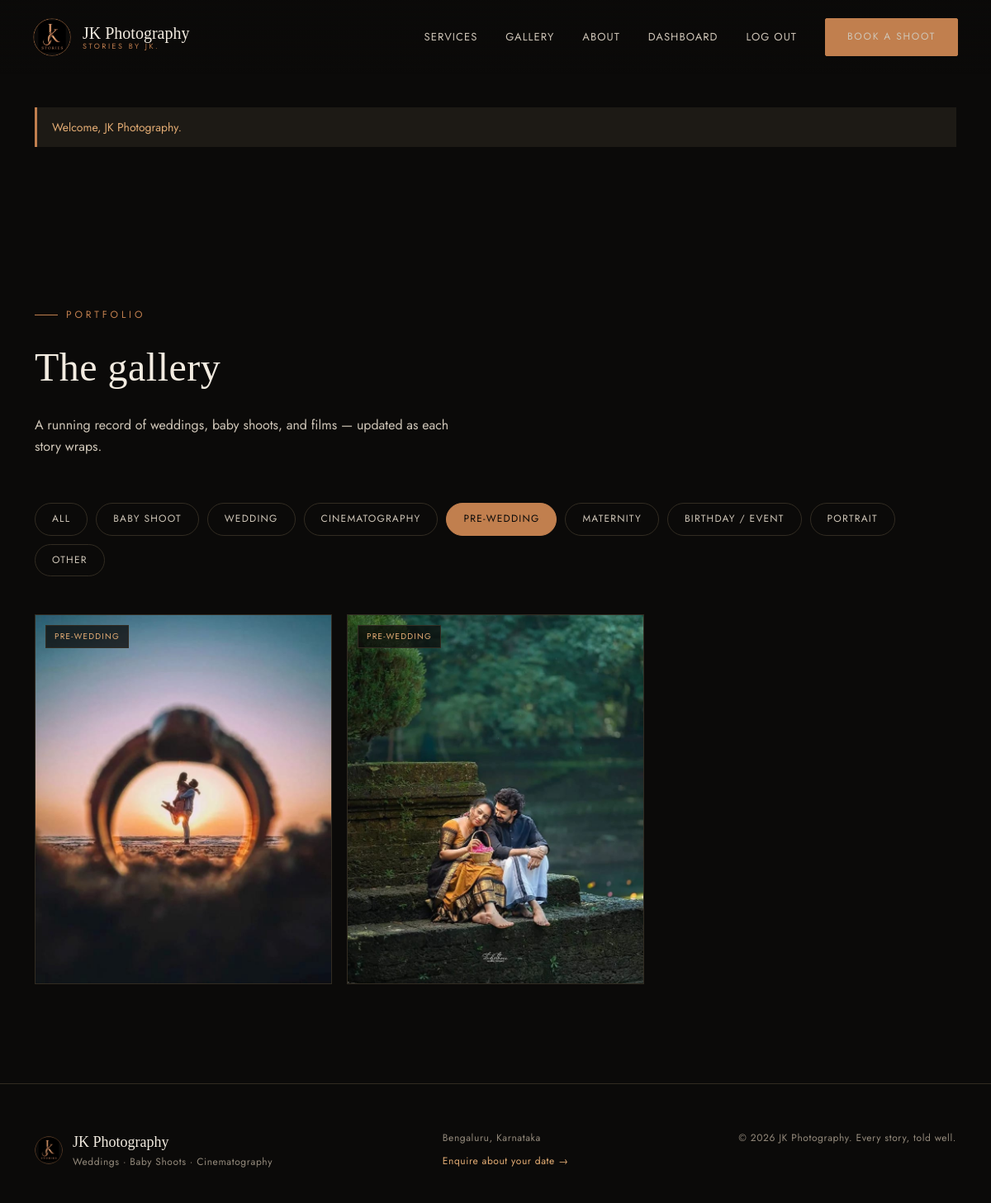
Screenshot of /gallery?category=Pre-Wedding (signed in) with the database file from the repository.
### models.py (models this page shows)
class GalleryItem(Base):
    __tablename__ = "gallery_item"
    id = Column(Integer, primary_key=True)
    filename = Column(String(255), nullable=False)
    media_type = Column(String(10), nullable=False)
    category = Column(String(50), nullable=False)
    title = Column(String(150))
    created_at = Column(DateTime, default=datetime.utcnow)

### main.py (the view)
@app.get("/gallery")
def gallery(request: Request, category: str = "all", db: Session = Depends(get_db), admin: Optional[AdminUser] = Depends(get_current_admin)):
    categories = ["all", "Baby Shoot", "Wedding", "Cinematography", "Pre-Wedding", "Maternity", "Birthday / Event", "Portrait", "Other"]
    if not admin:
        return render(request, "gallery.html", items=[], categories=categories, active_category=category, locked=True, _admin=admin)
    query = db.query(GalleryItem).order_by(GalleryItem.created_at.desc())
    if category != "all":
        query = query.filter(GalleryItem.category == category)
    items = query.all()
    return render(request, "gallery.html", items=items, categories=categories, active_category=category, locked=False, _admin=admin)

### templates/gallery.html (shortened to what this page needs)
{% extends "base.html" %}
{% block content %}
<section class="section" style="padding-top: 160px;">
  <div class="container">
    <div class="section-head">
      <div class="eyebrow">Portfolio</div>
      <h2 class="section-title">The gallery</h2>
      <p class="section-desc">A running record of weddings, baby shoots, and films — updated as each story wraps.</p>
    </div>
    {% if locked %}
      <div class="lock-screen">
        <div class="lock-card">
          <div class="lock-icon">
            <svg width="26" height="26" viewBox="0 0 24 24" fill="none" xmlns="http://www.w3.org/2000/svg">
              <rect x="4" y="10" width="16" height="10" rx="1.5" stroke="currentColor" stroke-width="1.6"/>
              <path d="M7 10V7a5 5 0 0 1 10 0v3" stroke="currentColor" stroke-width="1.6"/>
              <circle cx="12" cy="15" r="1.6" fill="currentColor"/>
            </svg>
          </div>
          <h3 class="lock-title">This gallery is private</h3>
          <p class="lock-desc">The full portfolio is reserved for JK. Enter the studio password to view it.</p>
          <form method="POST" action="{{ url_for('unlock') }}" class="lock-form">
            <input type="hidden" name="next" value="{{ url_for('gallery', category=active_category) }}">
            <input type="password" name="password" placeholder="Studio password" required autofocus>
            <button type="submit" class="btn btn-solid" style="width: 100%; justify-content: center; padding: 13px;">Unlock Gallery</button>
          </form>
          <a href="{{ url_for('book') }}" class="lock-alt-link">Prefer to just enquire about a shoot? Book here &rarr;</a>
        </div>
      </div>
    {% else %}
      <div class="gallery-filters">
        {% for c in categories %}
          <a href="{{ url_for('gallery', category=c) }}" class="filter-pill {{ 'active' if c == active_category else '' }}">{{ c }}</a>
        {% endfor %}
      </div>
      {% if items %}
        <div class="masonry">
          {% for item in items %}
            <div class="masonry-item">
              <span class="tag">{{ item.category }}</span>
              {% if item.media_type == 'image' %}
                <img src="{{ url_for('static', filename='uploads/' ~ item.filename) }}" alt="{{ item.title }}" loading="lazy">
              {% else %}
                <video src="{{ url_for('static', filename='uploads/' ~ item.filename) }}" controls></video>
              {% endif %}
            </div>
          {% endfor %}
        </div>
      {% else %}
        <div class="empty-state">
          Nothing here yet in this category. Check back soon, or upload from the dashboard.
        </div>
      {% endif %}
    {% endif %}
  </div>
</section>
{% endblock %}

### static/css/style.css (style rules this page uses)
:root { --black: #0b0a09; --panel: #15130f; --panel-light: #1d1a15; --hairline: #322c22; --copper: #c17f4e; --copper-light: #e3ac74; --copper-deep: #8a5630; --cream: #f3ece1; --cream-dim: #cfc6b8; --muted: #948a7c; --font-display: "Cormorant Garamond", "Times New Roman", serif; --font-body: "Jost", "Helvetica Neue", sans-serif; --radius: 2px; --ease: cubic-bezier(0.65, 0, 0.35, 1); }
* { box-sizing: border-box; }
html { scroll-behavior: smooth; }
body { margin: 0; background: var(--black); color: var(--cream); font-family: var(--font-body); font-size: 16px; line-height: 1.6; -webkit-font-smoothing: antialiased; }
h1, h2, h3, h4 { font-family: var(--font-display); color: var(--cream); font-weight: 500; margin: 0; letter-spacing: 0.01em; }
a { color: inherit; text-decoration: none; }
img, video { max-width: 100%; display: block; }
.container { max-width: 1180px; margin: 0 auto; padding: 0 32px; }
.eyebrow { display: inline-flex; align-items: center; gap: 10px; font-family: var(--font-body); font-size: 12px; letter-spacing: 0.32em; text-transform: uppercase; color: var(--copper); }
.eyebrow::before { content: ""; width: 28px; height: 1px; background: var(--copper); }
.section { padding: 120px 0; position: relative; }
.section-head { margin-bottom: 56px; max-width: 620px; }
.section-title { font-size: clamp(32px, 4vw, 52px); margin-top: 16px; }
.section-desc { margin-top: 18px; color: var(--cream-dim); font-size: 16px; max-width: 520px; }
.gallery-filters { display: flex; flex-wrap: wrap; gap: 10px; margin-bottom: 46px; }
.filter-pill { padding: 9px 20px; border: 1px solid var(--hairline); font-size: 12px; letter-spacing: 0.1em; text-transform: uppercase; color: var(--cream-dim); border-radius: 999px; transition: all 0.2s; }
.filter-pill.active { background: var(--copper); border-color: var(--copper); color: var(--black); }
.masonry { columns: 3 260px; column-gap: 18px; }
.masonry-item { break-inside: avoid; margin-bottom: 18px; border: 1px solid var(--hairline); overflow: hidden; position: relative; }
.masonry-item .tag { position: absolute; top: 12px; left: 12px; font-size: 10px; letter-spacing: 0.12em; text-transform: uppercase; background: rgba(11,10,9,0.75); color: var(--copper-light); padding: 5px 10px; border: 1px solid var(--hairline); }
.masonry-item img, .masonry-item video { width: 100%; display: block; transition: transform 0.5s var(--ease); }

### rows the page displays
GalleryItem: category "PRE-WEDDING", filename (picture)
GalleryItem: category "PRE-WEDDING", filename (picture)

### other values shown
{{ f.message }} "Welcome, JK Photography."
{{ c }} "ALL" "BABY SHOOT" "WEDDING" "CINEMATOGRAPHY" "PRE-WEDDING" "MATERNITY" "BIRTHDAY / EVENT" "PORTRAIT" "OTHER"
{{ 2026 }} "2026"
